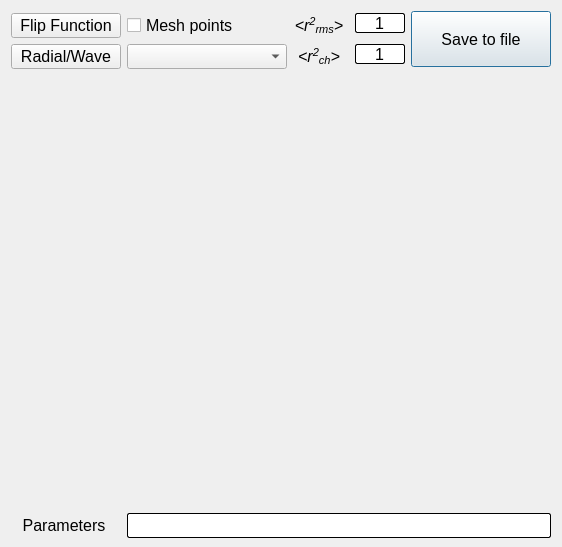
<?xml version="1.0" encoding="UTF-8"?>
<ui version="4.0">
 <class>Dialog_result</class>
 <widget class="QDialog" name="Dialog_result">
  <property name="geometry">
   <rect>
    <x>0</x>
    <y>0</y>
    <width>562</width>
    <height>547</height>
   </rect>
  </property>
  <property name="minimumSize">
   <size>
    <width>562</width>
    <height>274</height>
   </size>
  </property>
  <property name="maximumSize">
   <size>
    <width>16777215</width>
    <height>16777215</height>
   </size>
  </property>
  <property name="baseSize">
   <size>
    <width>562</width>
    <height>254</height>
   </size>
  </property>
  <property name="windowTitle">
   <string>Result</string>
  </property>
  <layout class="QGridLayout" name="gridLayout">
   <item row="1" column="1">
    <widget class="QComboBox" name="Energy_Select">
     <property name="sizePolicy">
      <sizepolicy hsizetype="Minimum" vsizetype="Minimum">
       <horstretch>0</horstretch>
       <verstretch>0</verstretch>
      </sizepolicy>
     </property>
     <property name="minimumSize">
      <size>
       <width>160</width>
       <height>25</height>
      </size>
     </property>
     <property name="maximumSize">
      <size>
       <width>16777215</width>
       <height>20</height>
      </size>
     </property>
     <property name="baseSize">
      <size>
       <width>160</width>
       <height>20</height>
      </size>
     </property>
     <property name="font">
      <font>
       <pointsize>12</pointsize>
      </font>
     </property>
    </widget>
   </item>
   <item row="1" column="2">
    <widget class="QLabel" name="label_21">
     <property name="sizePolicy">
      <sizepolicy hsizetype="Minimum" vsizetype="Minimum">
       <horstretch>0</horstretch>
       <verstretch>0</verstretch>
      </sizepolicy>
     </property>
     <property name="minimumSize">
      <size>
       <width>60</width>
       <height>25</height>
      </size>
     </property>
     <property name="maximumSize">
      <size>
       <width>16777215</width>
       <height>20</height>
      </size>
     </property>
     <property name="baseSize">
      <size>
       <width>60</width>
       <height>20</height>
      </size>
     </property>
     <property name="font">
      <font>
       <family>Ubuntu</family>
       <pointsize>12</pointsize>
       <bold>false</bold>
      </font>
     </property>
     <property name="layoutDirection">
      <enum>Qt::LayoutDirection::LeftToRight</enum>
     </property>
     <property name="text">
      <string>&lt;html&gt;&lt;head/&gt;&lt;body&gt;&lt;p align=&quot;center&quot;&gt;&lt;span style=&quot; font-style:italic;&quot;&gt;&amp;lt;r&lt;/span&gt;&lt;span style=&quot; font-style:italic; vertical-align:super;&quot;&gt;2&lt;/span&gt;&lt;span style=&quot; font-style:italic; vertical-align:sub;&quot;&gt;ch&lt;/span&gt;&lt;span style=&quot; font-style:italic;&quot;&gt;&amp;gt;&lt;/span&gt;&lt;/p&gt;&lt;/body&gt;&lt;/html&gt;</string>
     </property>
     <property name="alignment">
      <set>Qt::AlignmentFlag::AlignCenter</set>
     </property>
    </widget>
   </item>
   <item row="0" column="4" rowspan="2" alignment="Qt::AlignmentFlag::AlignVCenter">
    <widget class="QPushButton" name="SaveFileButton">
     <property name="sizePolicy">
      <sizepolicy hsizetype="Minimum" vsizetype="Minimum">
       <horstretch>0</horstretch>
       <verstretch>0</verstretch>
      </sizepolicy>
     </property>
     <property name="minimumSize">
      <size>
       <width>140</width>
       <height>56</height>
      </size>
     </property>
     <property name="maximumSize">
      <size>
       <width>16777215</width>
       <height>46</height>
      </size>
     </property>
     <property name="baseSize">
      <size>
       <width>140</width>
       <height>46</height>
      </size>
     </property>
     <property name="font">
      <font>
       <pointsize>12</pointsize>
      </font>
     </property>
     <property name="text">
      <string>Save to file</string>
     </property>
    </widget>
   </item>
   <item row="0" column="1">
    <widget class="QCheckBox" name="Switch_MeshPoints">
     <property name="sizePolicy">
      <sizepolicy hsizetype="Minimum" vsizetype="Minimum">
       <horstretch>0</horstretch>
       <verstretch>0</verstretch>
      </sizepolicy>
     </property>
     <property name="minimumSize">
      <size>
       <width>160</width>
       <height>25</height>
      </size>
     </property>
     <property name="maximumSize">
      <size>
       <width>16777215</width>
       <height>20</height>
      </size>
     </property>
     <property name="baseSize">
      <size>
       <width>160</width>
       <height>20</height>
      </size>
     </property>
     <property name="font">
      <font>
       <pointsize>12</pointsize>
      </font>
     </property>
     <property name="text">
      <string>Mesh points</string>
     </property>
    </widget>
   </item>
   <item row="1" column="0">
    <widget class="QPushButton" name="RadialWaveButton">
     <property name="sizePolicy">
      <sizepolicy hsizetype="Minimum" vsizetype="Minimum">
       <horstretch>0</horstretch>
       <verstretch>0</verstretch>
      </sizepolicy>
     </property>
     <property name="minimumSize">
      <size>
       <width>110</width>
       <height>25</height>
      </size>
     </property>
     <property name="maximumSize">
      <size>
       <width>16777215</width>
       <height>20</height>
      </size>
     </property>
     <property name="baseSize">
      <size>
       <width>110</width>
       <height>20</height>
      </size>
     </property>
     <property name="font">
      <font>
       <pointsize>12</pointsize>
      </font>
     </property>
     <property name="text">
      <string>Radial/Wave</string>
     </property>
    </widget>
   </item>
   <item row="0" column="0">
    <widget class="QPushButton" name="FlipFunctionsButton">
     <property name="sizePolicy">
      <sizepolicy hsizetype="Minimum" vsizetype="Minimum">
       <horstretch>0</horstretch>
       <verstretch>0</verstretch>
      </sizepolicy>
     </property>
     <property name="minimumSize">
      <size>
       <width>110</width>
       <height>25</height>
      </size>
     </property>
     <property name="maximumSize">
      <size>
       <width>16777215</width>
       <height>20</height>
      </size>
     </property>
     <property name="baseSize">
      <size>
       <width>110</width>
       <height>20</height>
      </size>
     </property>
     <property name="font">
      <font>
       <pointsize>12</pointsize>
      </font>
     </property>
     <property name="text">
      <string>Flip Function</string>
     </property>
    </widget>
   </item>
   <item row="1" column="3" alignment="Qt::AlignmentFlag::AlignVCenter">
    <widget class="QLineEdit" name="Charge_Box">
     <property name="sizePolicy">
      <sizepolicy hsizetype="Minimum" vsizetype="Minimum">
       <horstretch>0</horstretch>
       <verstretch>0</verstretch>
      </sizepolicy>
     </property>
     <property name="minimumSize">
      <size>
       <width>50</width>
       <height>20</height>
      </size>
     </property>
     <property name="maximumSize">
      <size>
       <width>16777215</width>
       <height>20</height>
      </size>
     </property>
     <property name="baseSize">
      <size>
       <width>50</width>
       <height>20</height>
      </size>
     </property>
     <property name="font">
      <font>
       <pointsize>12</pointsize>
      </font>
     </property>
     <property name="styleSheet">
      <string notr="true">border: 1px solid;
border-color: rgb(0, 0, 0);
border-radius: 2px;
background-color: rgb(255, 255, 255);
color: rgb(0, 0, 0);</string>
     </property>
     <property name="text">
      <string>1</string>
     </property>
     <property name="alignment">
      <set>Qt::AlignmentFlag::AlignCenter</set>
     </property>
     <property name="readOnly">
      <bool>true</bool>
     </property>
    </widget>
   </item>
   <item row="4" column="0">
    <widget class="QLabel" name="Parameters_Label">
     <property name="sizePolicy">
      <sizepolicy hsizetype="Minimum" vsizetype="Minimum">
       <horstretch>0</horstretch>
       <verstretch>0</verstretch>
      </sizepolicy>
     </property>
     <property name="minimumSize">
      <size>
       <width>106</width>
       <height>25</height>
      </size>
     </property>
     <property name="maximumSize">
      <size>
       <width>106</width>
       <height>20</height>
      </size>
     </property>
     <property name="baseSize">
      <size>
       <width>106</width>
       <height>20</height>
      </size>
     </property>
     <property name="font">
      <font>
       <pointsize>12</pointsize>
      </font>
     </property>
     <property name="layoutDirection">
      <enum>Qt::LayoutDirection::LeftToRight</enum>
     </property>
     <property name="text">
      <string>&lt;html&gt;&lt;head/&gt;&lt;body&gt;&lt;p align=&quot;center&quot;&gt;&lt;span style=&quot; font-size:12pt;&quot;&gt;Parameters&lt;/span&gt;&lt;/p&gt;&lt;/body&gt;&lt;/html&gt;</string>
     </property>
     <property name="alignment">
      <set>Qt::AlignmentFlag::AlignCenter</set>
     </property>
    </widget>
   </item>
   <item row="0" column="3" alignment="Qt::AlignmentFlag::AlignVCenter">
    <widget class="QLineEdit" name="Rms_Box">
     <property name="sizePolicy">
      <sizepolicy hsizetype="Minimum" vsizetype="Minimum">
       <horstretch>0</horstretch>
       <verstretch>0</verstretch>
      </sizepolicy>
     </property>
     <property name="minimumSize">
      <size>
       <width>50</width>
       <height>20</height>
      </size>
     </property>
     <property name="maximumSize">
      <size>
       <width>16777215</width>
       <height>20</height>
      </size>
     </property>
     <property name="baseSize">
      <size>
       <width>50</width>
       <height>20</height>
      </size>
     </property>
     <property name="font">
      <font>
       <pointsize>12</pointsize>
      </font>
     </property>
     <property name="styleSheet">
      <string notr="true">border: 1px solid;
border-color: rgb(0, 0, 0);
border-radius: 2px;
background-color: rgb(255, 255, 255);
color: rgb(0, 0, 0);</string>
     </property>
     <property name="text">
      <string>1</string>
     </property>
     <property name="alignment">
      <set>Qt::AlignmentFlag::AlignCenter</set>
     </property>
     <property name="readOnly">
      <bool>true</bool>
     </property>
    </widget>
   </item>
   <item row="0" column="2">
    <widget class="QLabel" name="Rms_Label">
     <property name="sizePolicy">
      <sizepolicy hsizetype="Minimum" vsizetype="Minimum">
       <horstretch>0</horstretch>
       <verstretch>0</verstretch>
      </sizepolicy>
     </property>
     <property name="minimumSize">
      <size>
       <width>60</width>
       <height>25</height>
      </size>
     </property>
     <property name="maximumSize">
      <size>
       <width>16777215</width>
       <height>20</height>
      </size>
     </property>
     <property name="baseSize">
      <size>
       <width>60</width>
       <height>20</height>
      </size>
     </property>
     <property name="font">
      <font>
       <family>Ubuntu</family>
       <pointsize>12</pointsize>
       <bold>false</bold>
      </font>
     </property>
     <property name="layoutDirection">
      <enum>Qt::LayoutDirection::LeftToRight</enum>
     </property>
     <property name="text">
      <string>&lt;html&gt;&lt;head/&gt;&lt;body&gt;&lt;p align=&quot;center&quot;&gt;&lt;span style=&quot; font-style:italic;&quot;&gt;&amp;lt;r&lt;/span&gt;&lt;span style=&quot; font-style:italic; vertical-align:super;&quot;&gt;2&lt;/span&gt;&lt;span style=&quot; font-style:italic; vertical-align:sub;&quot;&gt;rms&lt;/span&gt;&lt;span style=&quot; font-style:italic;&quot;&gt;&amp;gt;&lt;/span&gt;&lt;/p&gt;&lt;/body&gt;&lt;/html&gt;</string>
     </property>
     <property name="alignment">
      <set>Qt::AlignmentFlag::AlignCenter</set>
     </property>
    </widget>
   </item>
   <item row="3" column="0" colspan="5">
    <widget class="QCustomPlot" name="PlotWavesAndRadial" native="true">
     <property name="minimumSize">
      <size>
       <width>200</width>
       <height>200</height>
      </size>
     </property>
     <property name="maximumSize">
      <size>
       <width>16777215</width>
       <height>16777215</height>
      </size>
     </property>
     <property name="baseSize">
      <size>
       <width>200</width>
       <height>200</height>
      </size>
     </property>
     <property name="styleSheet">
      <string notr="true">background-color: transparent;
border: 0px;</string>
     </property>
    </widget>
   </item>
   <item row="4" column="1" colspan="4">
    <widget class="QLineEdit" name="Parameters_Box">
     <property name="sizePolicy">
      <sizepolicy hsizetype="Minimum" vsizetype="Minimum">
       <horstretch>0</horstretch>
       <verstretch>0</verstretch>
      </sizepolicy>
     </property>
     <property name="minimumSize">
      <size>
       <width>50</width>
       <height>25</height>
      </size>
     </property>
     <property name="maximumSize">
      <size>
       <width>2000</width>
       <height>20</height>
      </size>
     </property>
     <property name="baseSize">
      <size>
       <width>50</width>
       <height>20</height>
      </size>
     </property>
     <property name="font">
      <font>
       <pointsize>12</pointsize>
      </font>
     </property>
     <property name="styleSheet">
      <string notr="true">border: 1px solid;
border-color: rgb(0, 0, 0);
border-radius: 2px;
background-color: rgb(255, 255, 255);
color: rgb(0, 0, 0);</string>
     </property>
     <property name="text">
      <string/>
     </property>
     <property name="alignment">
      <set>Qt::AlignmentFlag::AlignCenter</set>
     </property>
     <property name="readOnly">
      <bool>true</bool>
     </property>
    </widget>
   </item>
  </layout>
 </widget>
 <customwidgets>
  <customwidget>
   <class>QCustomPlot</class>
   <extends>QWidget</extends>
   <header>qcustomplot.h</header>
   <container>1</container>
  </customwidget>
 </customwidgets>
 <resources/>
 <connections/>
</ui>
